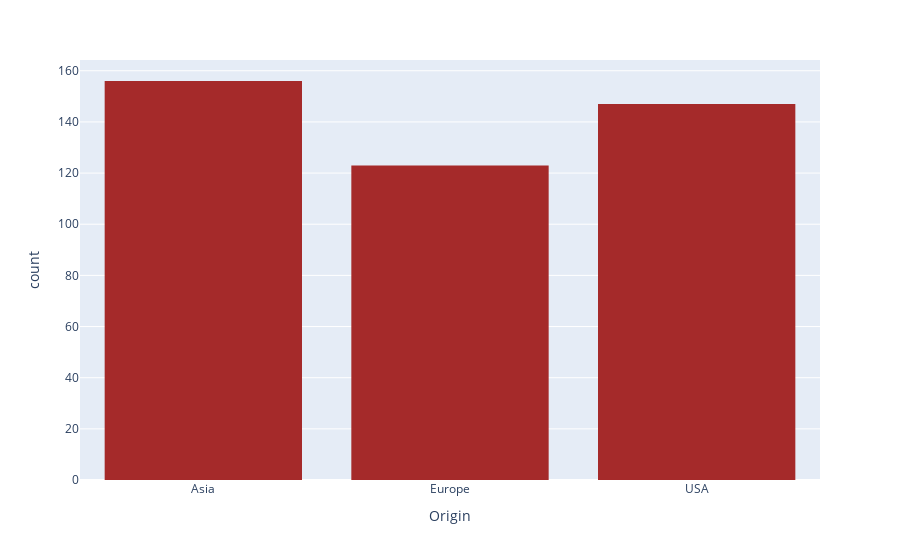

The code cell stored with this chart in its notebook:
### Code cell
fig = px.histogram(cardata2, x= 'Origin',
                    labels = {'Origin': 'Origin'},
                    color_discrete_sequence= ['brown'])
fig.show()

### Figure 1 — Plotly figure (JSON) as saved in the notebook; plotly's stock layout.template omitted (floating-point values rounded to 4 significant figures; data arrays with more than 128 entries replaced by an {"elided": "..."} marker saying what was removed)
{"data": [{"alignmentgroup": "True", "bingroup": "x", "hovertemplate": "Origin=%{x}<br>count=%{y}<extra></extra>", "legendgroup": "", "marker": {"color": "brown", "pattern": {"shape": ""}}, "name": "", "offsetgroup": "", "orientation": "v", "showlegend": false, "type": "histogram", "x": {"elided": "426 str values"}, "xaxis": "x", "yaxis": "y"}], "layout": {"barmode": "relative", "legend": {"tracegroupgap": 0}, "margin": {"t": 60}, "xaxis": {"anchor": "y", "domain": [0, 1], "title": {"text": "Origin"}}, "yaxis": {"anchor": "x", "domain": [0, 1], "title": {"text": "count"}}}}
